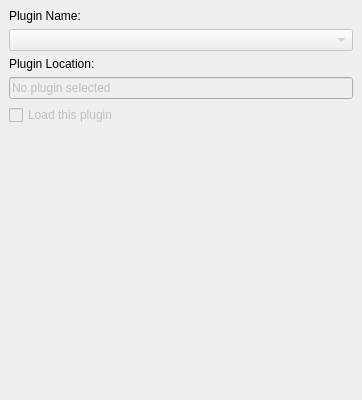
<ui version="4.0" >
 <author></author>
 <comment></comment>
 <exportmacro></exportmacro>
 <class>OptPlugins</class>
 <widget class="QWidget" name="OptPlugins" >
  <property name="geometry" >
   <rect>
    <x>0</x>
    <y>0</y>
    <width>362</width>
    <height>400</height>
   </rect>
  </property>
  <property name="windowTitle" >
   <string>OptPluginsUI</string>
  </property>
  <layout class="QVBoxLayout" >
   <property name="margin" >
    <number>9</number>
   </property>
   <property name="spacing" >
    <number>6</number>
   </property>
   <item>
    <widget class="QLabel" name="TextLabel2" >
     <property name="text" >
      <string>Plugin Name:</string>
     </property>
    </widget>
   </item>
   <item>
    <widget class="QComboBox" name="cb_plugins" >
     <property name="enabled" >
      <bool>false</bool>
     </property>
    </widget>
   </item>
   <item>
    <widget class="QLabel" name="label" >
     <property name="text" >
      <string>Plugin Location:</string>
     </property>
    </widget>
   </item>
   <item>
    <widget class="QLineEdit" name="le_location" >
     <property name="enabled" >
      <bool>false</bool>
     </property>
     <property name="text" >
      <string>No plugin selected</string>
     </property>
    </widget>
   </item>
   <item>
    <layout class="QHBoxLayout" >
     <property name="margin" >
      <number>0</number>
     </property>
     <property name="spacing" >
      <number>6</number>
     </property>
     <item>
      <widget class="QCheckBox" name="cb_loadPlugin" >
       <property name="enabled" >
        <bool>false</bool>
       </property>
       <property name="text" >
        <string>Load this plugin</string>
       </property>
      </widget>
     </item>
     <item>
      <spacer>
       <property name="orientation" >
        <enum>Qt::Horizontal</enum>
       </property>
       <property name="sizeHint" >
        <size>
         <width>40</width>
         <height>20</height>
        </size>
       </property>
      </spacer>
     </item>
    </layout>
   </item>
   <item>
    <spacer>
     <property name="orientation" >
      <enum>Qt::Vertical</enum>
     </property>
     <property name="sizeHint" >
      <size>
       <width>20</width>
       <height>40</height>
      </size>
     </property>
    </spacer>
   </item>
   <item>
    <layout class="QVBoxLayout" >
     <property name="margin" >
      <number>0</number>
     </property>
     <property name="spacing" >
      <number>6</number>
     </property>
     <item>
      <widget class="QWidget" name="pluginOptions" />
     </item>
    </layout>
   </item>
   <item>
    <spacer>
     <property name="orientation" >
      <enum>Qt::Vertical</enum>
     </property>
     <property name="sizeHint" >
      <size>
       <width>20</width>
       <height>40</height>
      </size>
     </property>
    </spacer>
   </item>
  </layout>
 </widget>
 <layoutdefault spacing="6" margin="11" />
 <resources/>
 <connections/>
</ui>
